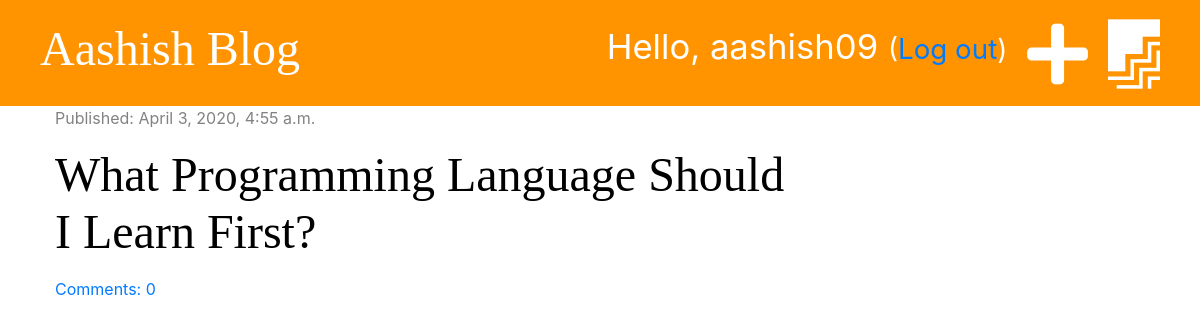
The app's page / (signed in) with its own data.
### blog/models.py (models this page shows, shortened)
class Post(models.Model):
    author = models.ForeignKey('auth.User', on_delete=models.CASCADE)
    title = models.CharField(max_length=200)
    text = models.TextField()
    created_date = models.DateTimeField(default=timezone.now)
    published_date = models.DateTimeField(blank=True, null=True)
    def approved_comments(self):
        return self.comments.filter(approved=True)

### blog/views.py (the view)
# urls.py: path('', views.post_list, name='post_list'),
def post_list(request):
    posts = Post.objects.filter(
        published_date__lte=timezone.now()).order_by('-published_date')
    stuff_for_frontend = {'posts': posts}
    return render(request, 'blog/post_list.html', stuff_for_frontend)

### blog/templatetags/markdownify.py (called while the page is built)
@register.filter
def markdown(value):
    renderer = HighlightRenderer()
    markdown = mistune.Markdown(renderer=renderer)
    return markdown(value)

### blog/templates/blog/post_list.html (shortened to what this page needs)
{% extends 'blog/base.html' %}
{% load markdownify %}
{% block content %}
{% for post in posts %}
<div class="post">
    <div class="date">
        <p>Published: {{ post.published_date }}</p>
    </div>
    <h1><a href="{% url 'post_detail' pk=post.pk %}">{{ post.title }}</a></h1>
    <a href="{% url 'post_detail' pk=post.pk %}">Comments: {{post.approved_comments.count}}</a>
</div>
{% endfor %}
{% endblock %}

### blog/templates/blog/base.html (shortened to what this page needs)
{% load static %}
<!DOCTYPE html>
<html lang="en">
<head>
    <link rel="stylesheet" href="https://stackpath.bootstrapcdn.com/bootstrap/4.1.3/css/bootstrap.min.css">
    <link rel="stylesheet" href="{% static 'css/blog.css' %}">
    <link rel="stylesheet" href="https://use.fontawesome.com/releases/v5.2.0/css/all.css"
>
    <link rel="stylesheet" href="{% static 'css/zenburn.css' %}">
</head>
<body>
    <div class="page-header">
        {% if user.is_authenticated %}
        <a href="{% url 'post_draft_list' %}" class="top-menu"><i class="fab fa-firstdraft fa-2x"></i> </a>
        <a href="{% url 'post_new' %}" class="top-menu"><i class="fas fa-plus fa-2x"></i></a>
        <p class="top-menu">Hello, {{ user.username }} <small>(<a href="{% url 'logout' %}">Log out</a>)</small></p>
        {% else %}
        <a href="{% url 'login' %}" class="top-menu"><i class="fas fa-sign-in-alt fa-2x"></i></a>
        {% endif %}
        <h1><a href=" {% url "post_list" %}">Aashish Blog</a></h1>
    </div>
    <div class="content container">
        <div class="row">
            <div class="col-md-8">
                {% block content %}
                {% endblock %}
            </div>
        </div>
    </div>
</body>
</html>

### blog/static/css/blog.css (style rules this page uses)
.page-header { background-color: #ff9400; margin-top: 0; padding: 20px 20px 20px 40px; }
.page-header h1, .page-header h1 a { color: #ffffff; font-size: 36pt; text-decoration: none; }
.content { margin-left: 40px; }
h1, h2, h3, h4 { font-family: 'Tangerine', 'Inconsolata', 'Droid Sans', serif; font-size: 48px; }
.date { color: #828282; }
.post { margin-bottom: 70px; }
.post h1 a { color: #000000; }
.top-menu, .top-menu:hover { color: #ffffff; float: right; font-size: 26pt; margin-right: 20px; }

### records on screen
Post: published_date "April 3, 2020, 4:55 a.m.", title "What Programming Language Should I Learn First?", approved_comments.count "0"

### other values on screen
{{ user.username }} "aashish09"
